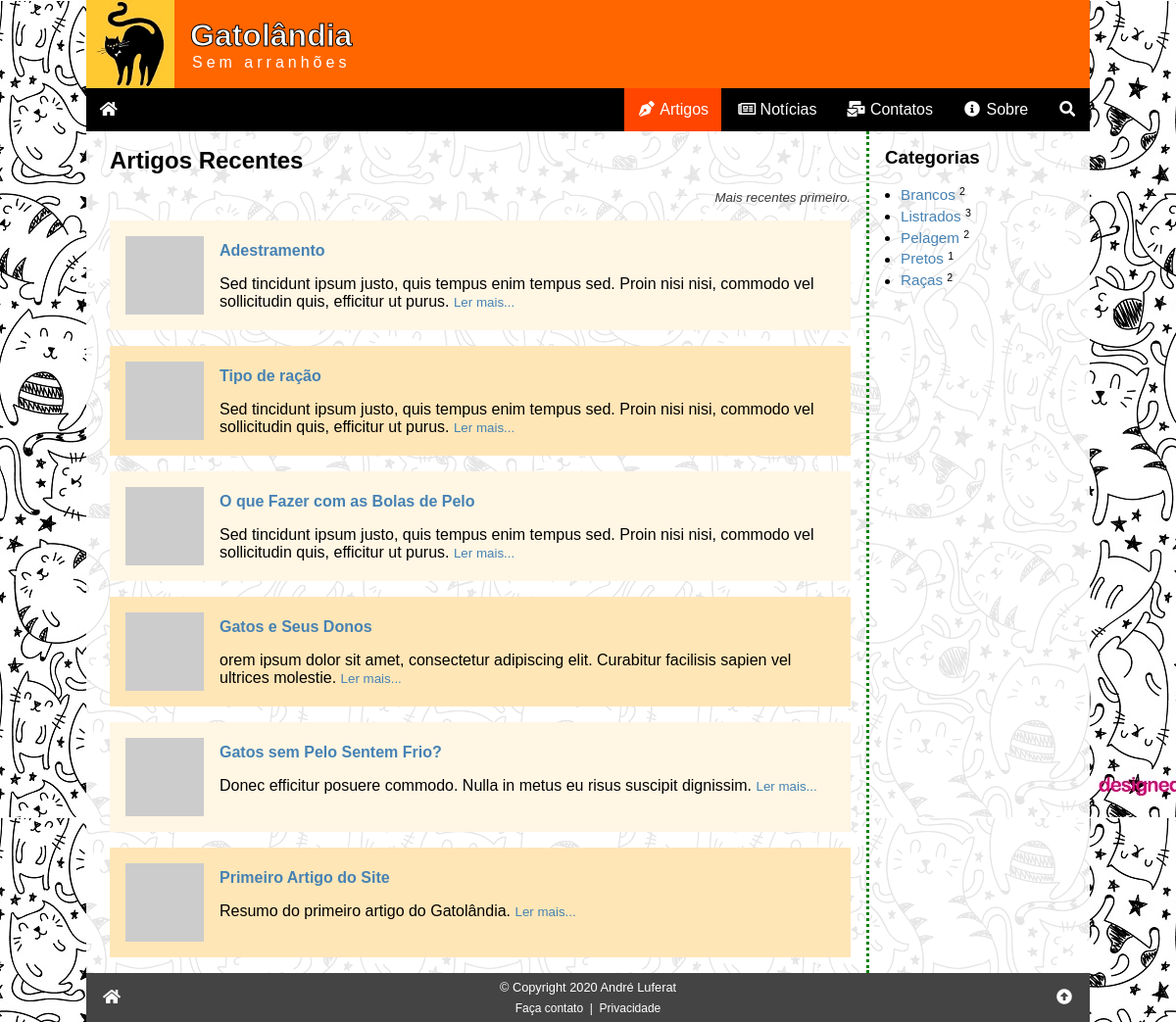
/artigos.php, run on the app's committed database.
### tables this page shows
CREATE TABLE artigos (
    id_artigo INT PRIMARY KEY NOT NULL AUTO_INCREMENT,
    data TIMESTAMP DEFAULT CURRENT_TIMESTAMP,
    titulo VARCHAR(255) NOT NULL,
    imagem VARCHAR(255) COMMENT 'URL da imagem - thumbnail',
    resumo VARCHAR(255) NOT NULL COMMENT 'Resumo do artigo',
    texto LONGTEXT NOT NULL COMMENT 'Texto (HTML) do artigo completo',
    autor_id INT NOT NULL,
    campo1 TEXT COMMENT 'Reservado para uso futuro',
    campo2 TEXT COMMENT 'Reservado para uso futuro',
    campo3 TEXT COMMENT 'Reservado para uso futuro',
    status ENUM ('inativo', 'ativo') DEFAULT 'ativo',

     
    FOREIGN KEY (autor_id) REFERENCES autores (id_autor)
);

CREATE TABLE categorias (
    id_categoria INT PRIMARY KEY NOT NULL AUTO_INCREMENT,
    nome VARCHAR(127) NOT NULL
);

### artigos.php (the view, shortened to what this page needs)
<?php
require '_config.php';
$titulo = "Artigos Recentes";
$idcat = (isset($_GET['c'])) ? intval($_GET['c']) : 0;
if ($idcat > 0) {
    $sql = <<<SQL
SELECT id_artigo, titulo, imagem, resumo, id_categoria, nome FROM artigos
    INNER JOIN art_cat ON artigo_id = id_artigo
    INNER JOIN categorias ON categoria_id = id_categoria
WHERE categoria_id = '{$idcat}' AND status = 'ativo'
    ORDER BY data DESC
SQL;
} else {
    $sql = "SELECT id_artigo, titulo, imagem, resumo FROM artigos WHERE status = 'ativo' ORDER BY data DESC";
}
$res = $conn->query($sql);
$artigos = '';
if ($res->num_rows > 0) {
    while ($art = $res->fetch_assoc()) {
        $artigos .= <<<HTML
<div class="artigo">
    <a href="artigo.php?id={$art['id_artigo']}"><img src="{$art['imagem']}" alt="{$art['titulo']}"></a>
    <a href="artigo.php?id={$art['id_artigo']}"><h4>{$art['titulo']}</h4></a>
    <span>{$art['resumo']}</span>
    <small><a href="artigo.php?id={$art['id_artigo']}">Ler mais...</a></small>
</div>
HTML;
    }
} else {
    $artigos = '<p class="center">Nenhum artigo encontrado!</p>';
}
$cattitulo = $titulo;
$sql = "SELECT * FROM categorias ORDER BY nome";
$res = $conn->query($sql);
$categorias = '<ul>';
while ($cat = $res->fetch_assoc()) {
    $sql2 = "SELECT id_art_cat FROM `art_cat` WHERE categoria_id = {$cat['id_categoria']}";
    $res2 = $conn->query($sql2);
    $total = $res2->num_rows;
    if($total > 0) {
        $categorias .= <<<HTML
        <li><a href="artigos.php?c={$cat['id_categoria']}">{$cat['nome']}</a> <small><sup>{$total}</sup></small></li>
HTML;
    }
}
$categorias .= '</ul>';
require '_header.php';
?>
<div class="row">
    <div class="col1">
        <h2><?php echo $cattitulo ?></h2>
        <small class="subtitulo">Mais recentes primeiro.</small>
        <?php echo $artigos ?>
    </div>
    <aside class="col2">
        <h3>Categorias</h3>
        <?php echo $categorias ?>
    </aside>
</div>
<?php
require '_footer.php';
?>

### css/global.css (style rules this page uses)
:root { --tamanho-texto-site: 16px; --tipo-fonte-site: sans-serif; --cor-dos-links: steelblue; --cor-dos-links-em-hover: orangered; --fundo-da-pagina: url('/img/fundo01.jpg') black fixed; }
* { box-sizing: border-box; }
html, body { padding: 0; margin: 0; width: 100%; height: 100%; position: relative; font-size: var(--tamanho-texto-site); font-family: var(--tipo-fonte-site); }
a { color: var(--cor-dos-links); text-decoration: none; }
p, h1, h2, h3, h4, h5 { margin: 1rem 0; }
body { background: var(--fundo-da-pagina); }

### css/artigos.css (style rules this page uses)
.artigo { padding: 1rem; overflow: auto; margin-bottom: 1rem; }
.artigo:nth-child(even) { background: rgb(255, 230, 183); }
.artigo:nth-child(odd) { background: rgb(255, 246, 228); }
.artigo img { width: 80px; height: 80px; float: left; margin-right: 1rem; }
.artigo h4 { margin-top: 0.4rem; }
.subtitulo { display: block; margin-bottom: 1rem; text-align: right; color: rgb(56, 56, 56); font-style: italic; }
.row { display: flex; width: 100%; flex-direction: column; }
.col2 { width: 100%; border-top: 3px dotted green; margin-top: 2rem; margin-bottom: 2rem; }
aside ul { margin: 0; padding: 0; padding-left: 1rem; line-height: 1.4; font-size: .95rem; }
@media (min-width: 640px) { .row { flex-direction: row; } }
@media (min-width: 640px) { .col1 { flex-grow: 1; padding-right: 1rem; } }
@media (min-width: 640px) { .col2 { width: 250px; padding-left: 1rem; border: 0; margin: 0; border-left: 3px dotted green; } }

### data on the page
artigos: titulo "Adestramento", resumo "Sed tincidunt ipsum justo, quis tempus enim tempus sed. Proin nisi nisi, commodo vel sollicitudin quis, efficitur ut purus."
artigos: titulo "Tipo de ração", resumo "Sed tincidunt ipsum justo, quis tempus enim tempus sed. Proin nisi nisi, commodo vel sollicitudin quis, efficitur ut purus."
artigos: titulo "O que Fazer com as Bolas de Pelo", resumo "Sed tincidunt ipsum justo, quis tempus enim tempus sed. Proin nisi nisi, commodo vel sollicitudin quis, efficitur ut purus."
artigos: titulo "Gatos e Seus Donos", resumo "orem ipsum dolor sit amet, consectetur adipiscing elit. Curabitur facilisis sapien vel ultrices molestie."
artigos: titulo "Gatos sem Pelo Sentem Frio?", resumo "Donec efficitur posuere commodo. Nulla in metus eu risus suscipit dignissim."
artigos: titulo "Primeiro Artigo do Site", resumo "Resumo do primeiro artigo do Gatolândia."
categorias: nome "Brancos", total "2"
categorias: nome "Listrados", total "3"
categorias: nome "Pelagem", total "2"
categorias: nome "Pretos", total "1"
categorias: nome "Raças", total "2"

### other printed values
$cattitulo "Artigos Recentes"
